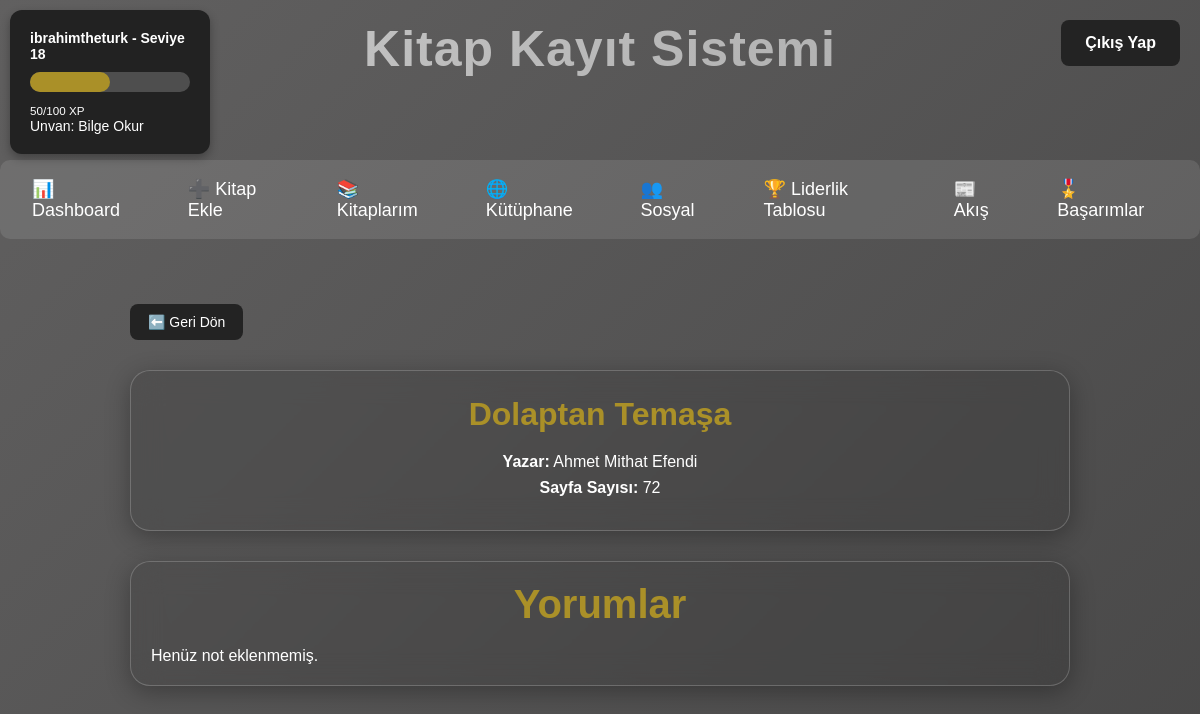
Screenshot of /bookdetails/Dolaptan Temaşa/Ahmet Mithat Efendi (signed in) with the database file from the repository.
### tables this page shows
CREATE TABLE users (
            id INTEGER PRIMARY KEY AUTOINCREMENT,
            username TEXT UNIQUE NOT NULL,
            password TEXT NOT NULL,
            email TEXT,
            xp INTEGER DEFAULT 0,
            level INTEGER DEFAULT 1,
            created_at TEXT DEFAULT CURRENT_TIMESTAMP
        );

CREATE TABLE books (
            id INTEGER PRIMARY KEY AUTOINCREMENT,
            user_id INTEGER NOT NULL,
            title TEXT NOT NULL,
            author TEXT NOT NULL,
            read_date TEXT,
            page INTEGER,
            created_at TEXT DEFAULT CURRENT_TIMESTAMP,
            FOREIGN KEY(user_id) REFERENCES users(id) ON DELETE CASCADE
        );

### app.py (the view)
@app.route("/bookdetails/<string:title>/<string:author>")
def bookdetails(title, author):
    if "user_id" not in session:
        flash("⚠️ Lütfen giriş yapın!", "error")
        return redirect(url_for("index"))
    user_id = session["user_id"]
    user_box = get_user_box_data(user_id)  # 👈 Kullanıcı verisini alıyoruz
    conn = get_connection()
    cursor = conn.cursor()
    cursor.execute("""
        SELECT b.id, b.title, b.author, b.page, n.note, u.username
        FROM books b
        LEFT JOIN notes n ON b.id = n.book_id
        LEFT JOIN users u ON n.user_id = u.id
        WHERE b.title=? AND b.author=?
        ORDER BY n.id DESC
    """, (title, author))
    rows = cursor.fetchall()
    conn.close()
    if not rows:
        flash("Kitap bulunamadı!", "error")
        return redirect(url_for("library"))
    book = {
        "title": rows[0][1],
        "author": rows[0][2],
        "page": rows[0][3]
    }
    notes = [{"note": r[4], "username": r[5]} for r in rows if r[4] is not None]
    return render_template("bookdetails.html", book=book, notes=notes, user_box=user_box)  # 👈 user_box eklendi

### app.py (called while the page is built)
def get_user_box_data(user_id):
    conn = get_connection()
    cursor = conn.cursor()
    cursor.execute("SELECT username, xp, level FROM users WHERE id=?", (user_id,))
    row = cursor.fetchone()
    conn.close()
    if not row:
        return {"username": "Bilinmiyor", "xp": 0, "level": 1, "progress": 0, "user_id": user_id}
    username, xp, level = row
    progress = (xp % 100) / 100 * 100
    return {"username": username, "xp": xp, "level": level, "progress": progress, "user_id": user_id}

### database.py (called while the page is built)
def get_connection():
    return sqlite3.connect(DB_NAME)

### templates/bookdetails.html (shortened to what this page needs)
<!DOCTYPE html>
<html lang="tr">
<head>
    <link rel="stylesheet" href="{{ url_for('static', filename='style.css') }}">
</head>
<body>
    <div class="user-box">
    <div class="level-box">
        <p><strong>{{ user_box.username }} - Seviye {{ user_box.level }}</strong></p>
        <div class="progress-bar">
            <div class="progress" id="progressBar"></div>
        </div>
        <small>{{ user_box.xp % 100 }}/100 XP</small>
        {% set titles = ['Acemi Okur', 'Kitap Kurdu', 'Usta Okur', 'Bilge Okur', 'Efsane Okur'] %}
        {% set title_index = ((user_box.level - 1) // 5) %}
        <p>Unvan: {{ titles[title_index if title_index < titles|length else -1] }}</p>
    </div>
</div>
    <a href="/logout" class="logout-btn">Çıkış Yap</a>
    <h1 class="page-title">Kitap Kayıt Sistemi</h1>
    <div class="tabs">
        <a href="/dashboard" class="tab-link">📊 Dashboard</a>
        <a href="/add_book" class="tab-link">➕ Kitap Ekle</a>
        <a href="/my_books" class="tab-link">📚 Kitaplarım</a>
        <a href="/library" class="tab-link">🌐 Kütüphane</a>
        <a href="/social" class="tab-link">👥 Sosyal</a>
        <a href="/leaderboard" class="tab-link">🏆 Liderlik Tablosu</a>
        <a href="/feed" class="tab-link">📰 Akış</a>
        <a href="/achievements" class="tab-link">🎖️ Başarımlar</a>
    </div>
    <div class="bookdetail-wrapper">
        <a href="{{ url_for('library') }}" class="back-btn">⬅️ Geri Dön</a>
        <div class="bookdetail-card">
            <h1>{{ book.title }}</h1>
            <p><strong>Yazar:</strong> {{ book.author }}</p>
            {% if book.page %}
                <p><strong>Sayfa Sayısı:</strong> {{ book.page }}</p>
            {% endif %}
        </div>
        <div class="notes-section">
    <h2 style="font-size: 40px;">Yorumlar</h2>
    {% if notes %}
        {% for note in notes %}
            <div class="note-box">
                {{ note.note }}
                <small>— {{ note.username }}</small>
            </div>
        {% endfor %}
    {% else %}
        <p>Henüz not eklenmemiş.</p>
    {% endif %}
</div>
    </div>
</body>
</html>

### static/style.css (style rules this page uses)
* { margin: 0; padding: 0; box-sizing: border-box; font-family: "Poppins", sans-serif; }
body { height: 100%; display: block; background: linear-gradient(-45deg,#191919, #313131, #616060); background-size: 400% 400%; animation: gradientBG 10s ease infinite; padding-top: 160px; }
.page-title { position: absolute; top: 20px; width: 100%; text-align: center; font-size: 50px; font-weight: 800; letter-spacing: 1px; background: linear-gradient(-45deg,#434343, #848484, #cbcbcb); background-size: 400% 400%; -webkit-background-clip: text; -webkit-text-fill-color: transparent; animation: gradientBG 12s ease infinite, titleFade 1.5s ease-in-out; }
.logout-btn { position: absolute; top: 20px; right: 20px; background: #232323; color: white; padding: 14px 24px; border-radius: 8px; text-decoration: none; font-weight: bold; font-size: 16px; display: inline-block; transition: 0.3s; z-index: 9999; }
.tabs { display: flex !important; justify-content: center !important; align-items: center; gap: 20px !important; margin: 0px auto !important; background: rgba(255, 255, 255, 0.1); padding: 10px 20px !important; border-radius: 10px !important; }
.tab-link { color: #fff; text-decoration: none; font-size: 18px; padding: 8px 12px; border-radius: 10px; transition: background 0.3s; }
.user-box { position: fixed; top: 10px; left: 10px; background: #222; color: #fff; padding: 20px; border-radius: 12px; width: 200px; box-shadow: 0 4px 10px rgba(0,0,0,0.3); z-index: 999; font-size: 14px; }
.progress-bar { width: 100%; background: rgba(255,255,255,0.2); border-radius: 10px; margin: 10px 0; height: 20px; }
.progress { height: 100%; background: #aa9028; border-radius: 10px; }

### templates/bookdetails.html (style rules this page uses)
.bookdetail-wrapper { max-width: 1000px; margin: 20px auto 50px auto; padding: 30px; color: #fff; font-family: "Poppins", sans-serif; }
.bookdetail-wrapper h1 { text-align: center; font-size: 32px; margin-bottom: 20px; color: #aa9028; }
.bookdetail-card { background: rgba(0,0,0,0.1); backdrop-filter: blur(15px); border-radius: 20px; padding: 25px; margin-bottom: 30px; border: 1px solid rgba(255,255,255,0.2); box-shadow: 0 6px 25px rgba(0,0,0,0.3); text-align: center; }
.bookdetail-card p { font-size: 16px; margin: 8px 0; }
.notes-section { background: rgba(0,0,0,0.1); backdrop-filter: blur(15px); border-radius: 20px; padding: 20px; border: 1px solid rgba(255,255,255,0.2); box-shadow: 0 6px 25px rgba(0,0,0,0.3); }
.notes-section h2 { text-align: center; margin-bottom: 20px; color: #aa9028; }
a.back-btn { display: inline-block; margin: 15px auto 30px auto; padding: 10px 18px; background: #232323; color: #fff; text-decoration: none; font-size: 14px; border-radius: 8px; transition: 0.3s; }

### rows the page displays
users: username "ibrahimtheturk", level "18", user_box.xp%100 "50"
books: title "Dolaptan Temaşa", author "Ahmet Mithat Efendi", page "72"

### other values shown
{{ titles[title_index if title_index < titles|length else -1] }} "Bilge Okur"
